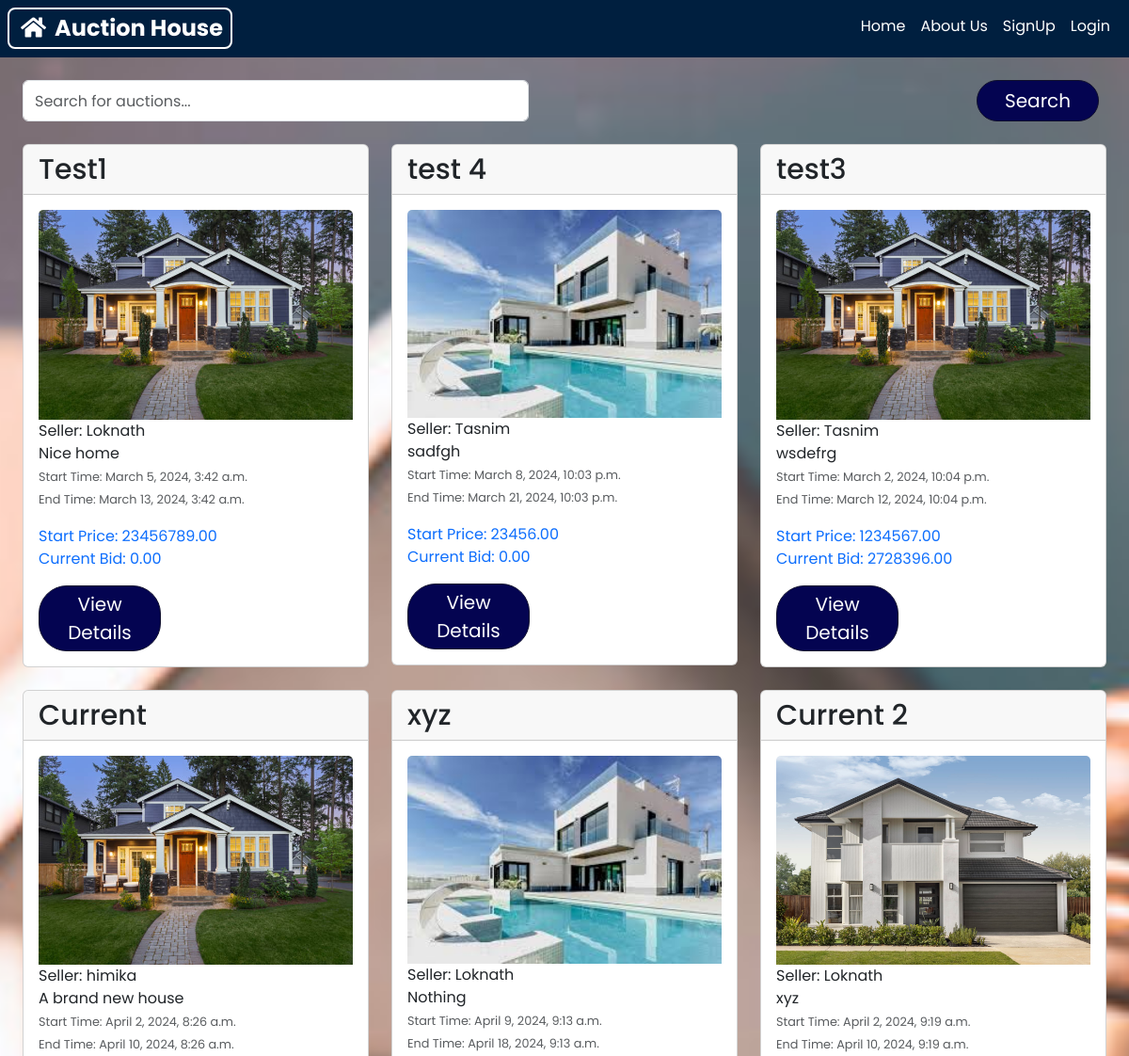
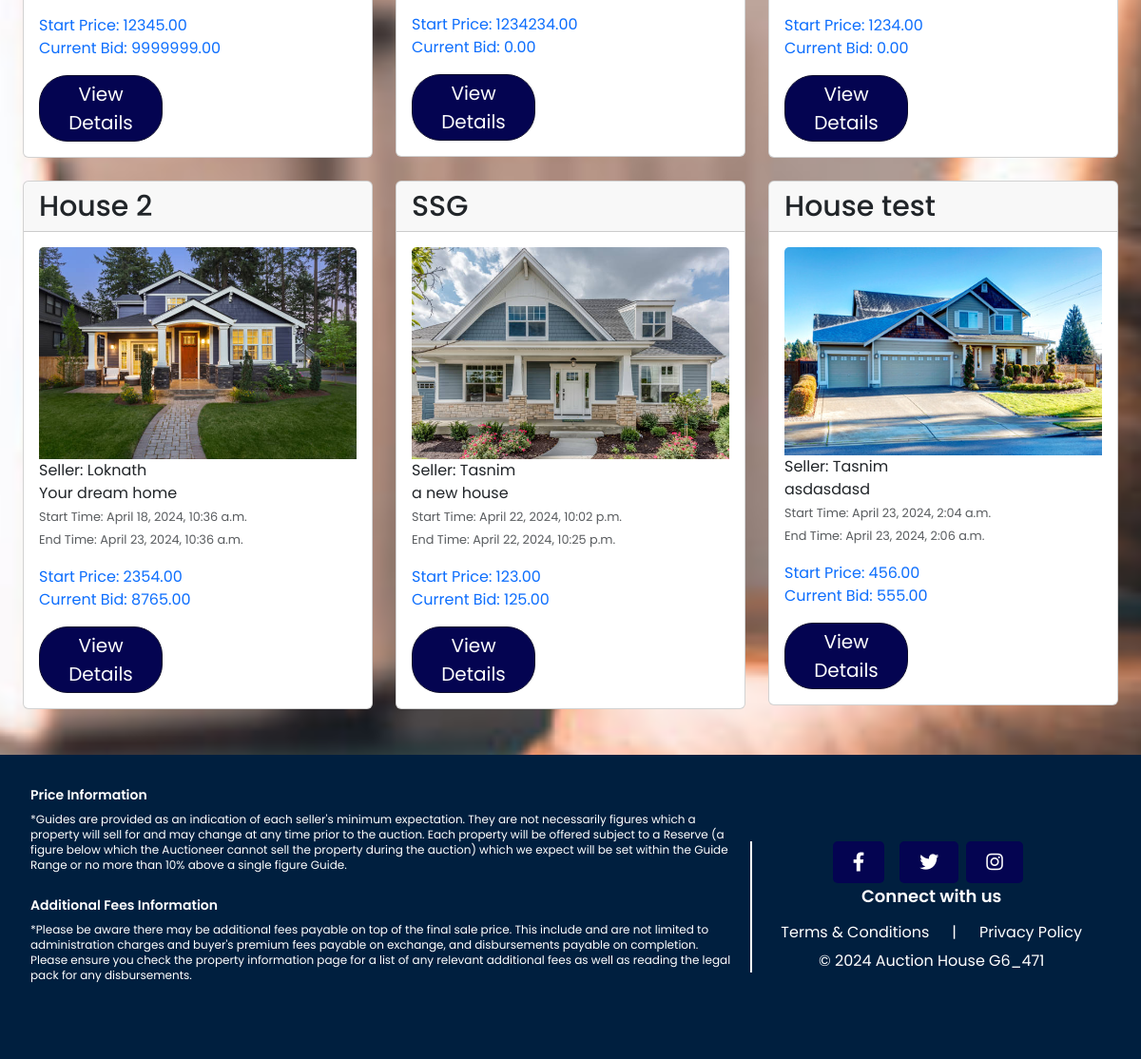
Page /search-past-auctions/ on the committed database (2 pictures, top to bottom).
### website/models.py (models this page shows, shortened)
class AuctionItem(models.Model):
    title = models.CharField(max_length=255)
    description = models.TextField()
    address = models.CharField(max_length=255)
    start_price = models.DecimalField(max_digits=10, decimal_places=2)
    current_bid = models.DecimalField(max_digits=10, decimal_places=2, default=0.00)
    current_bid_by = models.ForeignKey(User, on_delete=models.CASCADE,null=True, blank=True, related_name='bids_made')
    created_by = models.ForeignKey(User, on_delete=models.CASCADE, related_name='auction_items_created')
    start_time = models.DateTimeField(blank=True, null=True)
    end_time = models.DateTimeField(blank=True, null=True)
    image = models.ImageField(upload_to='auction_item_images/', blank=True, null=True)
    winner = models.ForeignKey(User, on_delete=models.SET_NULL, blank=True, null=True, related_name='won_auctions')
    house_size = models.IntegerField(null=True, blank=True)
    floor_count = models.IntegerField(null=True, blank=True)
    house_type = models.CharField(max_length=15, choices=h_type, null=True, blank=True)
    APPROVAL_CHOICES = [
        ('pending', 'Pending'),
        ('approved', 'Approved'),
        ('rejected', 'Rejected'),
    ]
    approval_status = models.CharField(max_length=10, choices=APPROVAL_CHOICES, default='pending')

### website/views.py (the view)
# urls.py: path('search-past-auctions/', views.search_past_auctions, name='search_past_auctions'),
def search_past_auctions(request):
    query = request.GET.get('query', '')
    current_time = timezone.now()
    past_auctions = AuctionItem.objects.filter(
        Q(title__icontains=query) | Q(address__icontains=query),
        end_time__lt=current_time
    )
    return render(request, 'auction_search.html', {'auctions': past_auctions, 'query': query, 'search_type': 'Past Auctions'})

### website/templates/auction_search.html (shortened to what this page needs)
{% extends 'base.html' %}
{% block content %}
<div class="container mt-4">
    <div class="search-container text-center mb-4">
        <form action="{% url 'website:search_live_auctions' %}" method="GET" class="form-inline">
            <input type="text" class="form-control" placeholder="Search for auctions..." name="query" required>
            <button type="submit" class="btn btn-primary">Search</button>
        </form>
    </div>
    <div class="row">
        {% if auctions %}
            {% for auction in auctions %}
                <div class="col-md-4 mb-4">
                    <div class="card">
                        <div class="card-header">
                            <h2>{{ auction.title }}</h2>
                        </div>
                        <div class="card-body">
                            {% if auction.image %}
                                <img src="{{ auction.image.url }}" alt="{{ auction.title }} Image" class="card-img-top">
                            {% endif %}
                            <h10 class="card-text text-dark">Seller: {{ auction.created_by.username }}</h10><br>
                            <p class="card-text text-dark mb-0">{{ auction.description|truncatewords:15 }}</p>
                            <p class="card-text mb-3">
                                <small class="text-muted">
                                    Start Time: <span class="start-time">{{ auction.start_time }}</span><br>
                                    End Time: {{ auction.end_time }}
                                </small>
                            </p>
                            <p class="card-text font-weight-bold text-primary mb-3">
                                Start Price: {{ auction.start_price }}<br>
                                Current Bid: {{ auction.current_bid }}
                            </p>
                            <a href="{% url 'website:auction_detail' item_id=auction.id %}" class="btn btn-sm btn-primary">View Details</a>
                        </div>
                    </div>
                </div>
            {% endfor %}
        {% else %}
            <p>No matching auctions found.</p>
        {% endif %}
    </div>
</div>
{% endblock %}

### static/base.css (style rules this page uses)
body { font-family: Arial, sans-serif; background-image: url("bg5.jpg"); background-size: cover; background-position: center; background-repeat: no-repeat; min-height: 250vh; }
* { font-family: "Poppins", sans-serif; box-sizing: border-box; }
.container { max-width: 1200px; margin: 0 auto; }
.container h2 { font-weight: 500; font-display: flex; font-size: 30px; }
.container p { color: white; margin-bottom: 50px; }
.btn { font-size: 20px; color: #fff; background-color: rgb(4, 4, 81); text-decoration: none; border-radius: 5px; transition: all 0.3s ease; }
.btn-primary { width: 130px; border-color: #0f0f2d; border-radius: 30px; margin-right: 8px; }
form button { margin-left: calc(50% - 100px); width: 200px; }
.search-container { display: flex; justify-content: center; }
.search-container .form-inline { display: flex; flex-grow: 1; }
.search-container .form-inline .form-control { flex: 1; width: 100%; height: 100%; display: flex; align-items: center; position: relative; }

### rows in the picture
AuctionItem: title "Test1", image (picture), created_by.username "Loknath", description "Nice home", start_time "March 5, 2024, 3:42 a.m.", end_time "March 13, 2024, 3:42 a.m.", start_price "23456789.00", current_bid "0.00"
AuctionItem: title "test 4", image (picture), created_by.username "Tasnim", description "sadfgh", start_time "March 8, 2024, 10:03 p.m.", end_time "March 21, 2024, 10:03 p.m.", start_price "23456.00", current_bid "0.00"
AuctionItem: title "test3", image (picture), created_by.username "Tasnim", description "wsdefrg", start_time "March 2, 2024, 10:04 p.m.", end_time "March 12, 2024, 10:04 p.m.", start_price "1234567.00", current_bid "2728396.00"
AuctionItem: title "Current", image (picture), created_by.username "himika", description "A brand new house", start_time "April 2, 2024, 8:26 a.m.", end_time "April 10, 2024, 8:26 a.m.", start_price "12345.00", current_bid "9999999.00"
AuctionItem: title "xyz", image (picture), created_by.username "Loknath", description "Nothing", start_time "April 9, 2024, 9:13 a.m.", end_time "April 18, 2024, 9:13 a.m.", start_price "1234234.00", current_bid "0.00"
AuctionItem: title "Current 2", image (picture), created_by.username "Loknath", description "xyz", start_time "April 2, 2024, 9:19 a.m.", end_time "April 10, 2024, 9:19 a.m.", start_price "1234.00", current_bid "0.00"
AuctionItem: title "House 2", image (picture), created_by.username "Loknath", description "Your dream home", start_time "April 18, 2024, 10:36 a.m.", end_time "April 23, 2024, 10:36 a.m.", start_price "2354.00", current_bid "8765.00"
AuctionItem: title "SSG", image (picture), created_by.username "Tasnim", description "a new house", start_time "April 22, 2024, 10:02 p.m.", end_time "April 22, 2024, 10:25 p.m.", start_price "123.00", current_bid "125.00"
AuctionItem: title "House test", image (picture), created_by.username "Tasnim", description "asdasdasd", start_time "April 23, 2024, 2:04 a.m.", end_time "April 23, 2024, 2:06 a.m.", start_price "456.00", current_bid "555.00"
